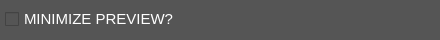
       <widget class="QFrame" name="bottom_bar_container">
        <property name="minimumSize">
         <size>
          <width>0</width>
          <height>40</height>
         </size>
        </property>
        <property name="maximumSize">
         <size>
          <width>16777215</width>
          <height>40</height>
         </size>
        </property>
        <property name="frameShape">
         <enum>QFrame::NoFrame</enum>
        </property>
        <property name="frameShadow">
         <enum>QFrame::Plain</enum>
        </property>
        <property name="lineWidth">
         <number>0</number>
        </property>
        <layout class="QVBoxLayout" name="verticalLayout_2">
         <property name="spacing">
          <number>0</number>
         </property>
         <property name="margin">
          <number>0</number>
         </property>
         <item>
          <widget class="QFrame" name="frame_4">
           <property name="frameShape">
            <enum>QFrame::NoFrame</enum>
           </property>
           <property name="frameShadow">
            <enum>QFrame::Plain</enum>
           </property>
           <property name="lineWidth">
            <number>0</number>
           </property>
           <layout class="QHBoxLayout" name="horizontalLayout">
            <property name="spacing">
             <number>0</number>
            </property>
            <property name="margin">
             <number>0</number>
            </property>
            <item>
             <widget class="QFrame" name="frame_6">
              <property name="minimumSize">
               <size>
                <width>0</width>
                <height>20</height>
               </size>
              </property>
              <property name="styleSheet">
               <string notr="true">background: rgb(85, 85, 85);</string>
              </property>
              <property name="frameShape">
               <enum>QFrame::NoFrame</enum>
              </property>
              <property name="frameShadow">
               <enum>QFrame::Plain</enum>
              </property>
              <property name="lineWidth">
               <number>0</number>
              </property>
              <layout class="QHBoxLayout" name="horizontalLayout_6">
               <property name="spacing">
                <number>0</number>
               </property>
               <property name="margin">
                <number>0</number>
               </property>
               <item>
                <widget class="QFrame" name="frame_7">
                 <property name="minimumSize">
                  <size>
                   <width>400</width>
                   <height>0</height>
                  </size>
                 </property>
                 <property name="maximumSize">
                  <size>
                   <width>400</width>
                   <height>16777215</height>
                  </size>
                 </property>
                 <property name="frameShape">
                  <enum>QFrame::NoFrame</enum>
                 </property>
                 <property name="frameShadow">
                  <enum>QFrame::Raised</enum>
                 </property>
                 <property name="lineWidth">
                  <number>0</number>
                 </property>
                 <widget class="QCheckBox" name="cbStampSize">
                  <property name="enabled">
                   <bool>true</bool>
                  </property>
                  <property name="geometry">
                   <rect>
                    <x>5</x>
                    <y>8</y>
                    <width>211</width>
                    <height>22</height>
                   </rect>
                  </property>
                  <property name="font">
                   <font>
                    <pointsize>11</pointsize>
                    <weight>50</weight>
                    <italic>false</italic>
                    <bold>false</bold>
                   </font>
                  </property>
                  <property name="cursor">
                   <cursorShape>ArrowCursor</cursorShape>
                  </property>
                  <property name="toolTip">
                   <string>Set this checkbox to toggle between a small (stamp sized) preview window or a full sized preview window.</string>
                  </property>
                  <property name="styleSheet">
                   <string notr="true">color: white;</string>
                  </property>
                  <property name="text">
                   <string>MINIMIZE PREVIEW?</string>
                  </property>
                 </widget>
                </widget>
               </item>
               <item>
                <widget class="QFrame" name="format_status_container">
                 <property name="font">
                  <font>
                   <pointsize>10</pointsize>
                  </font>
                 </property>
                 <property name="layoutDirection">
                  <enum>Qt::LeftToRight</enum>
                 </property>
                 <layout class="QHBoxLayout" name="horizontalLayout_7">
                  <property name="sizeConstraint">
                   <enum>QLayout::SetDefaultConstraint</enum>
                  </property>
                  <property name="margin">
                   <number>0</number>
                  </property>
                  <item>
                   <spacer name="horizontalSpacer">
                    <property name="orientation">
                     <enum>Qt::Horizontal</enum>
                    </property>
                    <property name="sizeHint" stdset="0">
                     <size>
                      <width>40</width>
                      <height>20</height>
                     </size>
                    </property>
                   </spacer>
                  </item>
                 </layout>
                </widget>
               </item>
              </layout>
             </widget>
            </item>
           </layout>
          </widget>
         </item>
        </layout>
       </widget>
